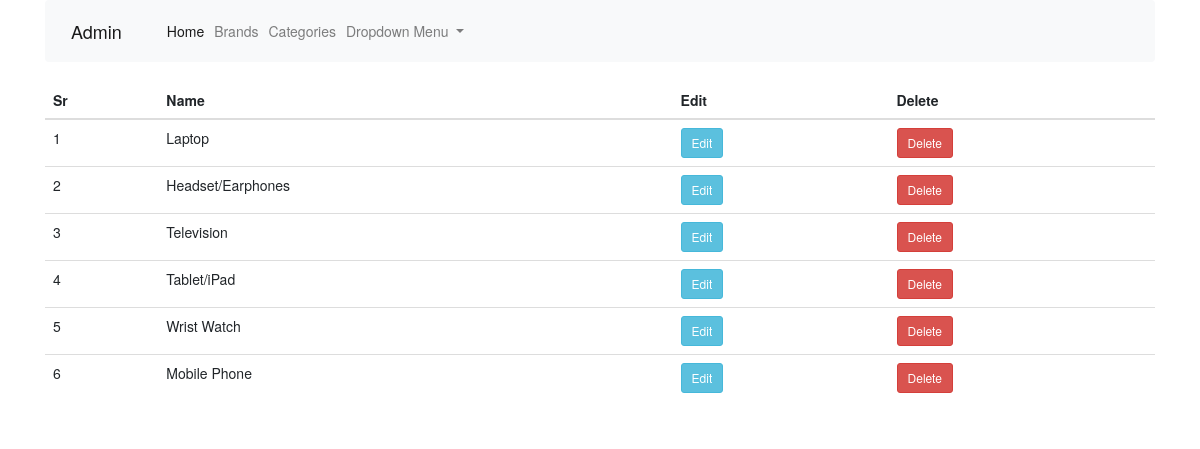
/category (signed in), run on the app's committed database.
### shop/products/models.py (models this page shows)
class Category(db.Model):
    id = db.Column(db.Integer, primary_key=True)
    name = db.Column(db.String, nullable=False, unique=True)

### shop/admin/routes.py (the view)
@app.route('/category')
def category():
    if 'email' not in session:
        flash(f'Please login first', 'danger')
        return redirect(url_for('login'))
    categories = Category.query.order_by(Category.id.desc()).all()
    return render_template('admin/brand.html', title= 'Category Page', categories=categories)

### shop/templates/admin/brand.html (shortened to what this page needs)
{% extends 'layout.html' %}
{% block content %}
<head>
  <link rel="stylesheet" href="https://maxcdn.bootstrapcdn.com/bootstrap/3.4.1/css/bootstrap.min.css">
</head>
<div class="container">
    <nav class="navbar navbar-expand-lg navbar-light bg-light">
  <a class="navbar-brand" href="/admin">Admin</a>
  <div class="collapse navbar-collapse" id="navbarSupportedContent">
    <ul class="navbar-nav mr-auto">
      <li class="nav-item active">
        <a class="nav-link" href="/admin">Home <span class="sr-only">(current)</span></a>
      </li>
          <li class="nav-item">
        <a class="nav-link" href="/brands">Brands</a>
      </li>
        <li class="nav-item">
        <a class="nav-link" href="/category">Categories</a>
      </li>
      <li class="nav-item dropdown">
          <a class="nav-link dropdown-toggle" href="#" id="navbarDropdownMenuLink" role="button" data-toggle="dropdown" aria-haspopup="true" aria-expanded="false">
                Dropdown Menu
              </a>
      </li>
    </ul>
  </div>
</nav>
</div>
<div class="container">
    <table class="table table-sm">
        <thead>
            <th>Sr</th>
            <th>Name</th>
            <th>Edit</th>
            <th>Delete</th>
        </thead>
        <tbody>
         {% if brands %}
          {% for brand in brands %}
          <tr>
            <td>{{loop.index}}</td>
            <td>{{brand.name}}</td>
            <td><a href="{{url_for('updatebrand', id=brand.id)}}" class="btn btn-sm btn-outline-info">Edit</a></td>
            <td>
              <button type="button" class="btn btn-danger btn-sm" data-toggle="modal" data-target="#exampleModal-{{brand.id}}">
              Delete
            </button></td>
          </tr>
<div class="modal fade" id="exampleModal-{{brand.id}}" tabindex="-1" role="dialog" aria-labelledby="exampleModalLabel" aria-hidden="true">
  <div class="modal-dialog" role="document">
    <div class="modal-content">
      <div class="modal-header">
        <h5 class="modal-title" id="exampleModalLabel">{{ brand.name }}</h5>
        <button type="button" class="close" data-dismiss="modal" aria-label="Close">
          <span aria-hidden="true">&times;</span>
        </button>
      </div>
      <div class="modal-body">
        <p class="text-danger">Are you Sure that you want to delete this brand ({{ brand.name }}) </p>
       </div>
       <div class="modal-footer">
        <button type="button" class="btn btn-secondary" data-dismiss="modal">Cancel</button>
        <form action="{{url_for('deletebrand',id=brand.id)}}" method="post">
          <button type="submit" class="btn btn-danger">Delete</button>
        </form>
      </div>
    </div>
  </div>
</div>
          {% endfor %}
          {% else %}
          {% for category in categories %}
          <tr>
            <td>{{loop.index}}</td>
            <td>{{category.name}}</td>
            <td> <a href="{{url_for('updatecat', id=category.id)}}" class="btn btn-sm btn-info">Edit</a></td>
            <td><button type="button" class="btn btn-danger btn-sm" data-toggle="modal" data-target="#exampleModal1-{{category.id}}">
              Delete
            </button></td>
          </tr>
          {% endfor %}
          {% endif %}
        </tbody>
    </table>
</div>
{% endblock content %}

### data on the page
Category: name "Laptop"
Category: name "Headset/Earphones"
Category: name "Television"
Category: name "Tablet/iPad"
Category: name "Wrist Watch"
Category: name "Mobile Phone"
